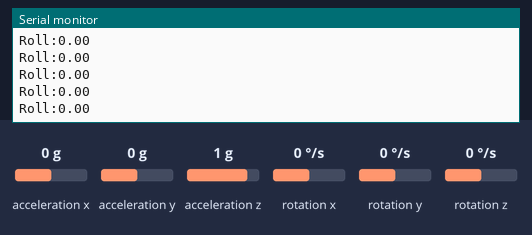
Recording of a sketch running on a simulated Arduino Uno, built with avr-gcc and run on an emulated ATmega328P. Shown: the last lines printed to the serial monitor. Wiring (inferred from the names in the program): MPU-6050 motion sensor at I2C address 0x68. The inputs (shaded band) are chosen by the test bench; at power-on: acceleration y 0 g, acceleration x 0 g, acceleration z 1 g, rotation x 0 °/s, rotation y 0 °/s, rotation z 0 °/s.

Above: at 2.4 s.
2.5 s: acceleration y set to -1.4 g
At 2.56 s:
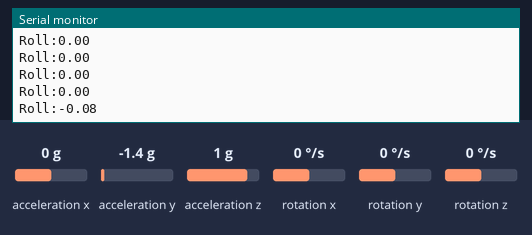
4.0 s: acceleration x set to -1.4 g
At 4.01 s:
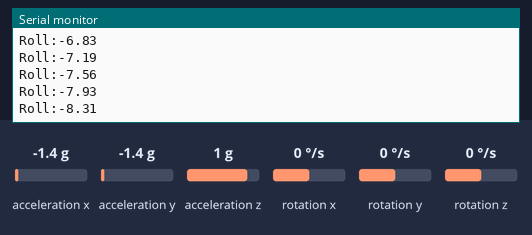
5.5 s: acceleration z set to -1.4 g
At 5.51 s:
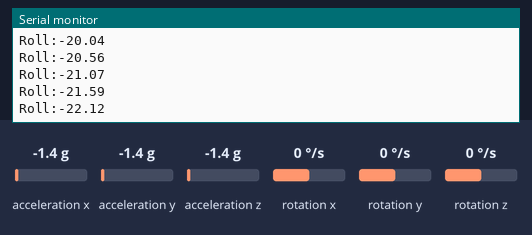
7.0 s: rotation x set to -192 °/s
At 7.01 s:
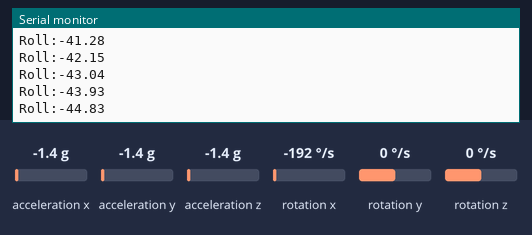
8.5 s: rotation y set to -192 °/s
At 8.51 s:
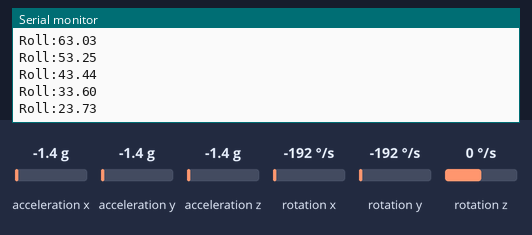
Timing chart, 0 to 11.0 s (numbered marks = the images above; inputs shaded):
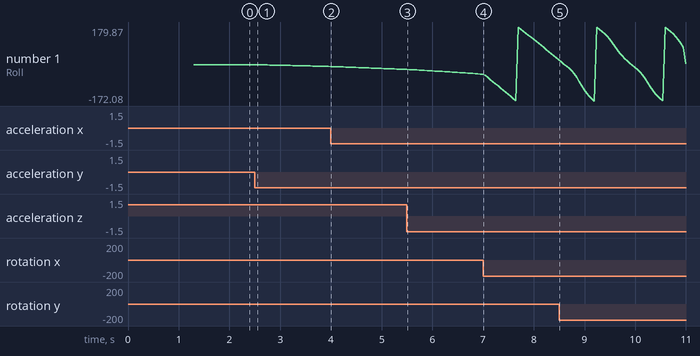

Measured:
- after the input at 2.5 s, the serial monitor: prints a new line at once (image 1)
- plotted number 1: 0 → -8.31 after the input at 2.5 s, -8.31 → -22.12 after the input at 4.0 s

The sketch:

MPU6050_copy.ino
```cpp
#include <MsTimer2.h>               //定时器库的 头文件
#include <Wire.h>
#include <math.h>


int16_t MpuOffset[6] = {0};//MPU6050 6 参数
const int MPU = 0x68; // MPU6050 I2C address
const float RtA = 57.2957795f;//180/pi
const float Gyro_G = 0.03051756f*2;
const float Gyro_Gr = 0.0005326f*2;

#define squa( Sq )        (((float)Sq)*((float)Sq))//squa


typedef struct{
  u8 check_flag;
  u16 err_flag;
  u8 cnt_2ms;
  u8 cnt_4ms;
  u8 cnt_6ms;
  u8 cnt_10ms;
  u8 cnt_20ms;
  u8 cnt_50ms;
  u16 cnt_1000ms;
}loop_t;
loop_t loop_t1;

typedef struct{     //定义结构，6个参数
  int16_t accX;
  int16_t accY;
  int16_t accZ;
  int16_t gyroX;
  int16_t gyroY;
  int16_t gyroZ;
}_st_Mpu;
_st_Mpu MPU6050;

typedef struct{     //定义结构体
  float roll; //横滚角
  float pitch; //俯仰角
  float yaw; //偏航角
}_st_AngE;
_st_AngE Angle;

typedef volatile struct {  //四元数结构体
  float q0;
  float q1;
  float q2;
  float q3;
} Quaternion;

struct _1_ekf_filter  //卡尔曼滤波结构体
{
  float LastP;
  float Now_P;
  float out;
  float Kg;
  float Q;
  float R;
};


/************************/

float Q_rsqrt(float number)// 1/root(x)
{
  long i;
  float x2, y;
  const float threehalfs = 1.5F;

  x2 = number * 0.5F;
  y  = number;
  i  = * ( long * ) &y;
  i  = 0x5f3759df - ( i >> 1 );
  y  = * ( float * ) &i;
  y  = y * ( threehalfs - ( x2 * y * y ) );   // 1st iteration （第一次牛顿迭代）
  return y;
}

void GetAngle(const _st_Mpu *pMpu,_st_AngE *pAngE, float dt) //计算角度
{
  volatile struct V{
        float x;
        float y;
        float z;
        } Gravity,Acc,Gyro,AccGravity;

  static struct V GyroIntegError = {0};
  static  float KpDef = 0.08f ;
  static  float KiDef = 0.0003f;
  static Quaternion NumQ = {1, 0, 0, 0};
  float q0_t,q1_t,q2_t,q3_t;
  float NormQuat;
  float HalfTime = dt * 0.5f;

  NormQuat = Q_rsqrt(squa(MPU6050.accX)+ squa(MPU6050.accY) +squa(MPU6050.accZ));//normalized

  Acc.x = pMpu->accX * NormQuat;
  Acc.y = pMpu->accY * NormQuat;
  Acc.z = pMpu->accZ * NormQuat;

  Gravity.x = 2*(NumQ.q1 * NumQ.q3 - NumQ.q0 * NumQ.q2);
  Gravity.y = 2*(NumQ.q0 * NumQ.q1 + NumQ.q2 * NumQ.q3);
  Gravity.z = 1-2*(NumQ.q1 * NumQ.q1 + NumQ.q2 * NumQ.q2);

  AccGravity.x = (Acc.y * Gravity.z - Acc.z * Gravity.y);
  AccGravity.y = (Acc.z * Gravity.x - Acc.x * Gravity.z);
  AccGravity.z = (Acc.x * Gravity.y - Acc.y * Gravity.x);

  GyroIntegError.x += AccGravity.x * KiDef;
  GyroIntegError.y += AccGravity.y * KiDef;
  GyroIntegError.z += AccGravity.z * KiDef;

  Gyro.x = pMpu->gyroX * Gyro_Gr + KpDef * AccGravity.x  +  GyroIntegError.x;
  Gyro.y = pMpu->gyroY * Gyro_Gr + KpDef * AccGravity.y  +  GyroIntegError.y;
  Gyro.z = pMpu->gyroZ * Gyro_Gr + KpDef * AccGravity.z  +  GyroIntegError.z;


  q0_t = (-NumQ.q1*Gyro.x - NumQ.q2*Gyro.y - NumQ.q3*Gyro.z) * HalfTime; //龙格库塔法更新四元数
  q1_t = ( NumQ.q0*Gyro.x - NumQ.q3*Gyro.y + NumQ.q2*Gyro.z) * HalfTime;
  q2_t = ( NumQ.q3*Gyro.x + NumQ.q0*Gyro.y - NumQ.q1*Gyro.z) * HalfTime;
  q3_t = (-NumQ.q2*Gyro.x + NumQ.q1*Gyro.y + NumQ.q0*Gyro.z) * HalfTime;
  NumQ.q0 += q0_t;
  NumQ.q1 += q1_t;
  NumQ.q2 += q2_t;
  NumQ.q3 += q3_t;


  NormQuat = Q_rsqrt(squa(NumQ.q0) + squa(NumQ.q1) + squa(NumQ.q2) + squa(NumQ.q3));
  NumQ.q0 *= NormQuat;
  NumQ.q1 *= NormQuat;
  NumQ.q2 *= NormQuat;
  NumQ.q3 *= NormQuat;

  {
  float vecxZ = 2 * NumQ.q0 *NumQ.q2 - 2 * NumQ.q1 * NumQ.q3 ;
  float vecyZ = 2 * NumQ.q2 *NumQ.q3 + 2 * NumQ.q0 * NumQ.q1;
  float veczZ =  1 - 2 * NumQ.q1 *NumQ.q1 - 2 * NumQ.q2 * NumQ.q2;

  float yaw_G = pMpu->gyroZ * Gyro_G;
  if((yaw_G > 1.0f) || (yaw_G < -1.0f)){
    pAngE->yaw  += yaw_G * dt;
  }
  pAngE->pitch  =  asin(vecxZ)* RtA;
  pAngE->roll = atan2f(vecyZ,veczZ) * RtA;
  }
}

void kalman_1(struct _1_ekf_filter *ekf,float input)  //卡尔曼滤波
{
  ekf->Now_P = ekf->LastP + ekf->Q;

  ekf->Kg = ekf->Now_P / (ekf->Now_P + ekf->R);

  ekf->out = ekf->out + ekf->Kg * (input - ekf->out);

  ekf->LastP = (1-ekf->Kg) * ekf->Now_P ;
}

static struct _1_ekf_filter Kalman_parameter[3] = {{0.02,0,0,0,0.00,0.543},{0.02,0,0,0,0.003,0.543},{0.02,0,0,0,0.003,0.543}};

static volatile int16_t *pMpu = (int16_t *)&MPU6050;

void MpuGetOffset(void)
{
  int32_t buffer[6]={0};
  int16_t i;
  uint8_t k=30;
  const int8_t MAX_GYRO_QUIET = 5;
  const int8_t MIN_GYRO_QUIET = -5;

  int16_t LastGyro[3] = {0};
  int16_t ErrorGyro[3];

  memset(MpuOffset,0,12);

  MpuOffset[2] = 8192;

  while(k--){
    do{
      delay(10);
      MpuGetData();
      for(i=0;i<3;i++){
        ErrorGyro[i] = pMpu[i+3] - LastGyro[i];
        LastGyro[i] = pMpu[i+3];
      }
    }while ((ErrorGyro[0] > MAX_GYRO_QUIET )|| (ErrorGyro[0] < MIN_GYRO_QUIET)
          ||(ErrorGyro[1] > MAX_GYRO_QUIET )|| (ErrorGyro[1] < MIN_GYRO_QUIET)
          ||(ErrorGyro[2] > MAX_GYRO_QUIET )|| (ErrorGyro[2] < MIN_GYRO_QUIET)
            );

  }

  for(i=0;i<356;i++){
    MpuGetData();
    if(100 <= i){
      uint8_t k;
      for(k=0;k<6;k++){
        buffer[k] += pMpu[k];
      }
    }
  }

  for(i=0;i<6;i++){
    MpuOffset[i] = buffer[i]>>8;
  }
}

int i = 0;
void MpuGetData(void) //MPU6050得到数据
{
    Wire.beginTransmission(MPU);
    Wire.write(0x3B); // Start with register 0x3B (ACCEL_XOUT_H)
    Wire.endTransmission(false);
    Wire.requestFrom(MPU, 6, true); // Read 6 registers total, each axis value is stored in 2 registers
    pMpu[0] = (Wire.read() << 8 | Wire.read()) - MpuOffset[0]; //8192
    pMpu[1] = (Wire.read() << 8 | Wire.read()) - MpuOffset[1];
    pMpu[2] = (Wire.read() << 8 | Wire.read()) - MpuOffset[2];

    Wire.beginTransmission(MPU);
    Wire.write(0x43); // Gyro data first register address 0x43
    Wire.endTransmission(false);
    Wire.requestFrom(MPU, 6, true); // Read 4 registers total, each axis value is stored in 2 registers
    pMpu[3] = (Wire.read() << 8 | Wire.read())  - MpuOffset[3]; //16.4
    pMpu[4] = (Wire.read() << 8 | Wire.read())  - MpuOffset[4];
    pMpu[5] = (Wire.read() << 8 | Wire.read())  - MpuOffset[5];

    for(i = 0; i < 6; i++){
      if(i<3){
        kalman_1(&Kalman_parameter[i],(float)pMpu[i]);
        pMpu[i] = (int16_t)Kalman_parameter[i].out;
      }
      if(i>2){
        uint8_t k = i - 3;
        const float factor = 0.15f;
        static float tBuff[3];
        pMpu[i] = tBuff[k] = tBuff[k] * (1 - factor) + pMpu[i] * factor;
      }
    }
}


void Duty_2ms()
{

   MpuGetData();

}
//////////////////////////////////////////////////////////

void Duty_4ms()
{

   GetAngle(&MPU6050,&Angle,0.004f);   //更新姿态数据

}
//////////////////////////////////////////////////////////
void Duty_6ms()
{


}
/////////////////////////////////////////////////////////
void Duty_10ms()
{

}
/////////////////////////////////////////////////////////
void Duty_20ms()
{

}
//////////////////////////////////////////////////////////
void Duty_50ms()
{
  Serial.print("Roll:");Serial.println(Angle.roll);
}
/////////////////////////////////////////////////////////////

void Duty_1000ms()
{

}


void Timer_interrupt()          //中断处理函数，改变灯的状态
{
  loop_t1.cnt_2ms++;
  loop_t1.cnt_4ms++;
  loop_t1.cnt_6ms++;
  loop_t1.cnt_10ms++;
  loop_t1.cnt_20ms++;
  loop_t1.cnt_50ms++;
  loop_t1.cnt_1000ms++;
  if( loop_t1.check_flag >= 1)
{
    loop_t1.err_flag ++;// 2ms
}
else
{
    loop_t1.check_flag += 1;   //该标志位在循环后面清0
}
}


void Task_scheduler()
{
       if( loop_t1.check_flag >= 1 )
    {
    if( loop_t1.cnt_2ms >= 1 )
    {
      loop_t1.cnt_2ms = 0;
      Duty_2ms();           //周期2ms的任务
    }
    if( loop_t1.cnt_4ms >= 2 )
    {
      loop_t1.cnt_4ms = 0;
      Duty_4ms();           //周期4ms的任务
    }
    if( loop_t1.cnt_6ms >= 3 )
    {
      loop_t1.cnt_6ms = 0;
      Duty_6ms();           //周期6ms的任务
    }
    if( loop_t1.cnt_10ms >= 5 )
    {
      loop_t1.cnt_10ms = 0;
      Duty_10ms();          //周期10ms的任务
    }
    if( loop_t1.cnt_20ms >= 10 )
    {
      loop_t1.cnt_20ms = 0;
      Duty_20ms();          //周期20ms的任务
    }
    if( loop_t1.cnt_50ms >= 25 )
    {
      loop_t1.cnt_50ms = 0;
      Duty_50ms();          //周期50ms的任务
    }
    if( loop_t1.cnt_1000ms >= 500)
    {
      loop_t1.cnt_1000ms = 0;
      Duty_1000ms();        //周期1s的任务
    }
     loop_t1.check_flag = 0;        //循环运行完毕标志
    }
}

void setup() {

  Serial.begin(9600);
  Serial.print("Start To Init The IMU...\n");
  Wire.begin();                      // Initialize comunication
  Wire.beginTransmission(MPU);       // Start communication with MPU6050 // MPU=0x68
  Wire.write(0x6B);
  Wire.write(0x80);     //复位
  Wire.endTransmission(true);        //end the transmission
  delay(30);

  Wire.beginTransmission(MPU);
  Wire.write(0x19);
  Wire.write(0x02);   //陀螺仪采样率 500HZ
  Wire.endTransmission(true);

  Wire.beginTransmission(MPU);
  Wire.write(0x6B);
  Wire.write(0x03);  //设置设备时钟源，陀螺仪Z轴
  Wire.endTransmission(true);

  Wire.beginTransmission(MPU);
  Wire.write(0x1A);
  Wire.write(0x03);   //低通滤波 42Hz
  Wire.endTransmission(true);

  Wire.beginTransmission(MPU);
  Wire.write(0x1B);
  Wire.write(0x18); //角速度计 +-2000g/s
  Wire.endTransmission(true);

  Wire.beginTransmission(MPU);
  Wire.write(0x1C);
  Wire.write(0x09); //加速度计 +-4g
  Wire.endTransmission(true);

  Serial.print("IMU Init Done...\n");
  Serial.print("Start To Correct The IMU...\n");

  MpuGetOffset();

  Serial.print("Correct Done...\n");
  Serial.print("The System Init Done\n");

  MsTimer2::set(2, Timer_interrupt);        // 中断设置函数，每 2ms 进入一次中断
  MsTimer2::start();
}

void loop() {
  Task_scheduler();
}
```
